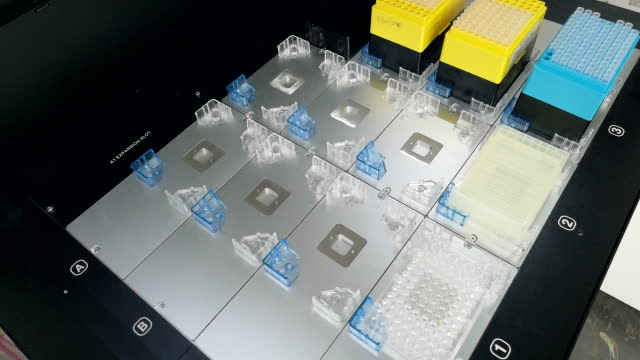
#> input picture frames/01-22-28-15.jpg, 640 x 360 px
$ python -i detector.py   (imports and definitions only)
#> lines starting #> are read from the running program, lines starting #| are printed output that depends on the picture; after the words box and inside, x2 and y2 are one past the last pixel; in counts of white or black regions, pixels touching at a corner belong together
#> further down, picture is the input picture: shape (360, 640, 3); mean B, G, R 104.3, 109, 101.9
"""Real-time pipette tip counter for Opentrons tip racks seen by a fixed deck camera.

Pure OpenCV + NumPy, no neural network, a few milliseconds per 640x360 frame.

What the camera sees (measured on the frames in this folder, OpenCV HSV, H in 0..180):
    yellow 200uL rack   frame/lattice  H~26  S 190-255  V 230-255
                        empty well     H~24  S 230-255  V 190-220   (saturated rim, pale-lit bottom up close)
                        tip collar     H~22  S  60-130  V 170-230   (pale cream)
    blue 1000uL rack    frame/lattice  H~99  S 200-255  V 160-200
                        empty well     H~98  S 220-255  V  60-140
                        tip collar     H~100 S  10-130  V 120-230   (pale blue, dark bore in the middle)

The discriminating feature is *saturation*: a tip collar is pale, the frame and the well rims
are saturated.

Pipeline per frame
------------------
1. Hue-gated loose mask -> rack blobs (frame + walls + tips) = search ROIs.
2. Inside each ROI classify pixels: pale (tip collar) and saturated-dim small blobs (empty
   wells).  Their union, closed across the thin lattice and cut along the bright frame
   border, proposes the 96-well face.  The proposal is only approximate.
3. Snap the proposal to the lattice: the 4 corners are refined by coordinate descent on a
   score that rewards *cell boundaries being more saturated than cell centres* in the
   rectified 12x8 grid.  This holds for empty wells (lattice vs rim/bottom), yellow tips
   (lattice vs collar) and blue tips (seams vs collar), and it flips sign when the grid is
   off by half a cell, so the maximum is sharp.  A bare rack wall has no lattice and scores
   low, which rejects it.
4. Each cell is a tip if its centre window is mostly pale and shows no well rim.
5. Skin-tone blobs next to a rack flag it as occluded so the caller can hold the last good
   count.
"""
from __future__ import annotations

import time
from dataclasses import dataclass, field

import cv2
import numpy as np

COLS, ROWS = 12, 8
CELL = 8
WARP_W, WARP_H = COLS * CELL, ROWS * CELL
DST = np.array([[0, 0], [WARP_W, 0], [WARP_W, WARP_H], [0, WARP_H]], np.float32)

RACK_COLOURS = {
    "yellow": dict(h=(14, 40), pale_s=150, pale_v=140, hole_s=190, hole_v_ratio=0.90, hole_v_min=120),
    "blue":   dict(h=(86, 112), pale_s=140, pale_v=110, hole_s=190, hole_v_ratio=0.80, hole_v_min=40),
}
SKIN = dict(h=(0, 17), s=(60, 170), v=(110, 255))
SKIN_MIN_BLOB = 1200

MIN_BLOB_AREA = 1200
MIN_FACE_AREA = 500
MIN_LATTICE_SCORE = 18.0      # saturation units; walls and deck score < 10, faces 30-90
K3 = cv2.getStructuringElement(cv2.MORPH_RECT, (3, 3))
K5 = cv2.getStructuringElement(cv2.MORPH_ELLIPSE, (5, 5))
K7 = cv2.getStructuringElement(cv2.MORPH_ELLIPSE, (7, 7))

_yy, _xx = np.mgrid[0:WARP_H, 0:WARP_W]
BOUNDARY = ((_xx % CELL) == 0) | ((_yy % CELL) == 0)
CENTRE = np.isin(_xx % CELL, (3, 4)) & np.isin(_yy % CELL, (3, 4))

DEBUG = False


@dataclass
class RackResult:
    colour: str
    corners: np.ndarray          # 4x2 float32 image coords, cyclic from the top-left, long edge first
    count: int                   # tips present
    grid: np.ndarray             # 8x12 bool, True = tip
    cell_score: np.ndarray       # 8x12 pale fraction minus rim fraction
    occluded: bool
    truncated: bool              # face touches the image edge; count is a lower bound
    lattice_score: float         # alignment quality (higher is better)
    confidence: float            # 0..1 margin between weakest tip cell and strongest empty cell


@dataclass
class FrameResult:
    racks: list[RackResult] = field(default_factory=list)
    ms: float = 0.0


def _inrange(hsv, h, s, v):
    return cv2.inRange(hsv, (h[0], s[0], v[0]), (h[1], s[1], v[1]))


def _order(pts):
    """Cyclic (clockwise on screen) order starting at the top-most, then left-most corner."""
    pts = pts.reshape(-1, 2).astype(np.float32)
    c = pts.mean(0)
    ang = np.arctan2(pts[:, 1] - c[1], pts[:, 0] - c[0])
    pts = pts[np.argsort(ang)]
    start = np.lexsort((pts[:, 0], pts[:, 1]))[0]
    return np.roll(pts, -start, axis=0)


def _quad(contour):
    hull = cv2.convexHull(contour)
    peri = cv2.arcLength(hull, True)
    for eps in (0.02, 0.035, 0.05, 0.07, 0.09):
        approx = cv2.approxPolyDP(hull, eps * peri, True)
        if len(approx) == 4:
            return _order(approx)
    return _order(cv2.boxPoints(cv2.minAreaRect(hull)))


def _landscape(q):
    top = np.linalg.norm(q[1] - q[0]) + np.linalg.norm(q[2] - q[3])
    side = np.linalg.norm(q[3] - q[0]) + np.linalg.norm(q[2] - q[1])
    return q if top >= side else np.array([q[3], q[0], q[1], q[2]], np.float32)


def lattice_score(sat_img: np.ndarray, q: np.ndarray) -> float:
    M = cv2.getPerspectiveTransform(q, DST)
    w = cv2.warpPerspective(sat_img, M, (WARP_W, WARP_H), flags=cv2.INTER_LINEAR)
    return float(w[BOUNDARY].mean() - w[CENTRE].mean())


def refine_quad(sat_img: np.ndarray, q: np.ndarray, steps=(4, 2, 1), max_pass=6) -> tuple[np.ndarray, float]:
    """Coordinate descent on the 8 corner coordinates to maximise the lattice score."""
    q = q.copy()
    best = lattice_score(sat_img, q)
    for step in steps:
        for _ in range(max_pass):
            improved = False
            for i in range(4):
                for j in range(2):
                    for d in (step, -step):
                        q2 = q.copy(); q2[i, j] += d
                        sc = lattice_score(sat_img, q2)
                        if sc > best + 1e-3:
                            best, q, improved = sc, q2, True
            if not improved:
                break
    return q, best


def detect(bgr: np.ndarray) -> FrameResult:
    t0 = time.perf_counter()
    H, W = bgr.shape[:2]
#> H = 360; W = 640
    hsv = cv2.cvtColor(bgr, cv2.COLOR_BGR2HSV)
#> hsv: shape (360, 640, 3); mean H, S, V 79, 90.5, 112.9
    S_full = hsv[:, :, 1]
    out = FrameResult()

    skin = cv2.morphologyEx(_inrange(hsv, SKIN["h"], SKIN["s"], SKIN["v"]), cv2.MORPH_OPEN, K3)
#> in _inrange, `return cv2.inRange(hsv, (h[0], s[0], v[0]), (h[1], s[1], v[1]))`:
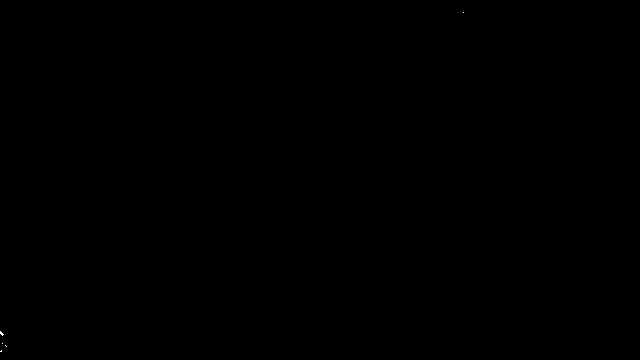
#> returned value: shape (360, 640); 0.01% white in thin lines or dots, all inside (x1, y1, x2, y2) = (0, 12, 464, 352)
#> skin: shape (360, 640); every value is 0
    ns, _, sst, _ = cv2.connectedComponentsWithStats(skin, connectivity=8)
#> ns = 1; sst = [[0, 0, 640, 360, 230400]]
    skin_boxes = [sst[i] for i in range(1, ns) if sst[i, cv2.CC_STAT_AREA] >= SKIN_MIN_BLOB]
#> skin_boxes = []

    for colour, spec in RACK_COLOURS.items():
        loose = cv2.morphologyEx(_inrange(hsv, spec["h"], (60, 255), (60, 255)), cv2.MORPH_CLOSE, K7)
        nb, blab, bst, _ = cv2.connectedComponentsWithStats(loose, connectivity=8)
        for b in range(1, nb):
            if bst[b, cv2.CC_STAT_AREA] < MIN_BLOB_AREA:
                continue
            bx, by, bw, bh = (int(bst[b, k]) for k in (0, 1, 2, 3))
            pad = 6
            x0, y0 = max(0, bx - pad), max(0, by - pad)
            x1, y1 = min(W, bx + bw + pad), min(H, by + bh + pad)
            roi = hsv[y0:y1, x0:x1]
            s = roi[:, :, 1]; v = roi[:, :, 2]
            hue_ok = cv2.inRange(roi[:, :, 0], spec["h"][0], spec["h"][1]) > 0
            blob = blab[y0:y1, x0:x1] == b
            hull_m = np.zeros(blob.shape, np.uint8)
            cs, _ = cv2.findContours(blob.astype(np.uint8), cv2.RETR_EXTERNAL, cv2.CHAIN_APPROX_SIMPLE)
            cv2.fillConvexPoly(hull_m, cv2.convexHull(max(cs, key=cv2.contourArea)), 255)
            inside = cv2.dilate(hull_m, K3) > 0

            sat = inside & hue_ok & (s >= spec["hole_s"])
            if sat.sum() < 50:
                continue
            lattice_v = float(np.percentile(v[sat], 95))
            pale = inside & hue_ok & (s >= 45) & (s < spec["pale_s"]) & (v > spec["pale_v"])
            hole_px = sat & (v < spec["hole_v_ratio"] * lattice_v) & (v >= spec["hole_v_min"])

            px_per_mm = float(np.clip(bw / 128.0, 0.7, 1.3))
            hole_area = np.pi / 4 * (7.0 * px_per_mm) ** 2
            nh, hlab, hst, _ = cv2.connectedComponentsWithStats(hole_px.astype(np.uint8), connectivity=4)
            keep = np.zeros(nh, bool)
            for j in range(1, nh):
                a = hst[j, cv2.CC_STAT_AREA]
                keep[j] = 0.12 * hole_area <= a <= 3.0 * hole_area
            holes = keep[hlab]

            content = ((pale | holes).astype(np.uint8)) * 255
            content = cv2.morphologyEx(content, cv2.MORPH_CLOSE, K5)
            frame_bright = (sat & (v >= 0.85 * lattice_v)).astype(np.uint8) * 255
            frame_bright = cv2.erode(cv2.morphologyEx(frame_bright, cv2.MORPH_CLOSE, K3), K3)
            content = cv2.bitwise_and(content, cv2.bitwise_not(frame_bright))
            content = cv2.morphologyEx(content, cv2.MORPH_OPEN, K3)

            nc, clab, cst, _ = cv2.connectedComponentsWithStats(content, connectivity=8)
            for c in range(1, nc):
                area = int(cst[c, cv2.CC_STAT_AREA])
                if area < MIN_FACE_AREA:
                    continue
                comp = (clab == c).astype(np.uint8)
                ccs, _ = cv2.findContours(comp, cv2.RETR_EXTERNAL, cv2.CHAIN_APPROX_SIMPLE)
                q = _landscape(_quad(max(ccs, key=cv2.contourArea)))
                long_e = (np.linalg.norm(q[1] - q[0]) + np.linalg.norm(q[2] - q[3])) / 2
                short_e = (np.linalg.norm(q[3] - q[0]) + np.linalg.norm(q[2] - q[1])) / 2
                if short_e < 10 or not (1.05 <= long_e / short_e <= 3.5):
                    if DEBUG: print(f"  reject {colour} area={area} aspect={long_e/max(short_e,1e-3):.2f} short={short_e:.1f}")
                    continue
                qa = cv2.contourArea(q)
                if qa <= 0 or area / qa < 0.55:
                    if DEBUG: print(f"  reject {colour} area={area} fill={area/max(qa,1):.2f}")
                    continue

                q_img = q + np.array([x0, y0], np.float32)
                q_img, lsc = refine_quad(S_full, q_img)
                if lsc < MIN_LATTICE_SCORE:
                    if DEBUG: print(f"  reject {colour} area={area} lattice={lsc:.1f}")
                    continue

                M = cv2.getPerspectiveTransform(q_img, DST)
                roi_full = np.zeros((H, W), np.uint8)
                pale_full = np.zeros((H, W), np.uint8); pale_full[y0:y1, x0:x1] = pale
                hole_full = np.zeros((H, W), np.uint8); hole_full[y0:y1, x0:x1] = hole_px
                pale_w = cv2.warpPerspective(pale_full, M, (WARP_W, WARP_H), flags=cv2.INTER_NEAREST)
                hole_w = cv2.warpPerspective(hole_full, M, (WARP_W, WARP_H), flags=cv2.INTER_NEAREST)
                pf = pale_w.reshape(ROWS, CELL, COLS, CELL)[:, 1:7, :, 1:7].mean(axis=(1, 3))
                hf = hole_w.reshape(ROWS, CELL, COLS, CELL)[:, 1:7, :, 1:7].mean(axis=(1, 3))
                cells = pf - hf
                grid = cells >= 0.45
                tips, empt = cells[grid], cells[~grid]
                conf = float(np.clip((tips.min() - empt.max()) / 0.4, 0, 1)) if len(tips) and len(empt) else 1.0

                truncated = bool(q_img[:, 0].min() <= 1 or q_img[:, 1].min() <= 1 or
                                 q_img[:, 0].max() >= W - 2 or q_img[:, 1].max() >= H - 2)
                qx0, qy0 = q_img.min(0); qx1, qy1 = q_img.max(0)
                occluded = any(sx < qx1 + 15 and sx + sw > qx0 - 15 and sy < qy1 + 15 and sy + sh > qy0 - 15
                               for sx, sy, sw, sh, _a in skin_boxes)
                out.racks.append(RackResult(colour, q_img, int(grid.sum()), grid, cells, occluded,
                                            truncated, lsc, conf))
#> this loop made 2 passes
#> nb on passes 1 to 2: 10, 19
#> pass 1, in detect, `nb, blab, bst, _ = cv2.connectedComponentsWithStats(loose, connectivit..`:
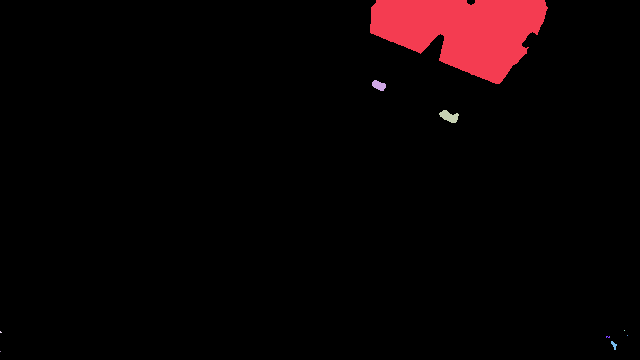
#> blab: shape (360, 640) int32; 10 distinct labels, from 0 to 9; one colour per label, 0 black
#> pass 1, in lattice_score (call 2), `w = cv2.warpPerspective(sat_img, M, (WARP_W, WARP_H), flags=cv2.INTER_..`:
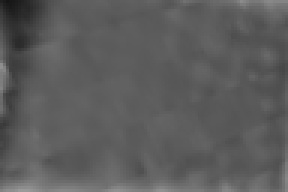
#> w: shape (64, 96) (shown 3 times larger); min 22, max 153, mean 92.2
#> after the loop:
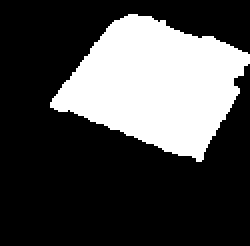
#> comp: shape (123, 125) (shown 2 times larger); values 0 (black) and 1 (white), 28.8% white; 1 white region, box (x1, y1, x2, y2) and area: (25, 7, 125, 81) 4432
#> after the loop:
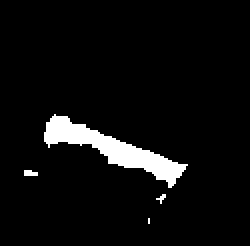
#> frame_bright: shape (123, 125) (shown 2 times larger); 5.2% white; 4 white regions (3 under 20 px), largest, box (x1, y1, x2, y2) and area: (22, 57, 94, 94) 774
#> after the loop:
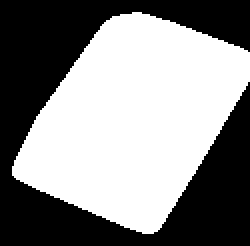
#> hull_m: shape (123, 125) (shown 2 times larger); 53.6% white; 1 black region, box (x1, y1, x2, y2) and area: (0, 0, 125, 123) 7139
#> after the loop:
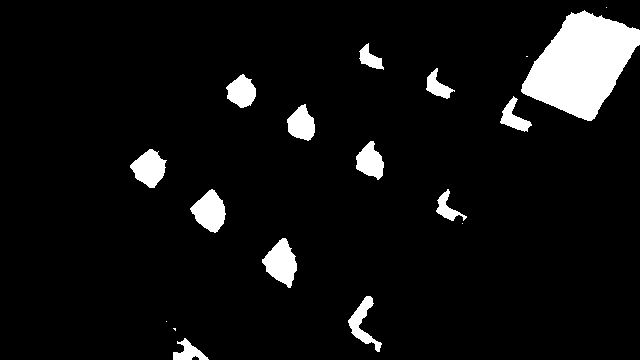
#> loose: shape (360, 640); 6.7% white; 18 white regions (5 under 20 px), largest, box (x1, y1, x2, y2) and area: (521, 10, 640, 121) 7851, (262, 238, 297, 288) 1044, (190, 189, 226, 233) 980
#> after the loop, out.racks = []
    out.racks = _dedupe(out.racks)
    out.ms = (time.perf_counter() - t0) * 1000
    return out


def _dedupe(racks: list[RackResult]) -> list[RackResult]:
    """Two proposals that snapped to the same face: keep the better-aligned one."""
    kept: list[RackResult] = []
#> kept = []
    for r in sorted(racks, key=lambda r: -r.lattice_score):
        c = r.corners.mean(0)
        if all(np.linalg.norm(c - k.corners.mean(0)) > 20 for k in kept):
            kept.append(r)
#> this loop made 0 passes
    return kept


def draw(bgr: np.ndarray, res: FrameResult) -> np.ndarray:
    vis = bgr.copy()
    for r in res.racks:
        col = (0, 0, 255) if r.occluded else (0, 255, 0)
        cv2.polylines(vis, [r.corners.astype(np.int32)], True, col, 1)
        x, y = r.corners[0].astype(int)
        cv2.putText(vis, f"{r.colour[0].upper()} {r.count}{'+' if r.truncated else ''}",
                    (int(x), max(10, int(y) - 3)), cv2.FONT_HERSHEY_SIMPLEX, 0.4, col, 1, cv2.LINE_AA)
    cv2.putText(vis, f"{res.ms:.1f} ms", (5, bgr.shape[0] - 8), cv2.FONT_HERSHEY_SIMPLEX, 0.5,
                (255, 255, 255), 1, cv2.LINE_AA)
    return vis


def grid_image(r: RackResult, scale: int = 10) -> np.ndarray:
    img = np.zeros((ROWS * scale, COLS * scale, 3), np.uint8)
    for rr in range(ROWS):
        for cc in range(COLS):
            v = int(np.clip(r.cell_score[rr, cc] * 255, 0, 255))
            colour = (0, 200, 0) if r.grid[rr, cc] else (0, 0, 180)
            cv2.rectangle(img, (cc * scale, rr * scale), ((cc + 1) * scale - 1, (rr + 1) * scale - 1), colour, -1)
            cv2.rectangle(img, (cc * scale + 3, rr * scale + 3), ((cc + 1) * scale - 4, (rr + 1) * scale - 4), (v, v, v), -1)
    return img

>>> import cv2
>>> picture = cv2.imread('../frames/01-22-28-15.jpg')
>>> result = detect(picture)

$ run again, on frames/01-22-30-05.jpg
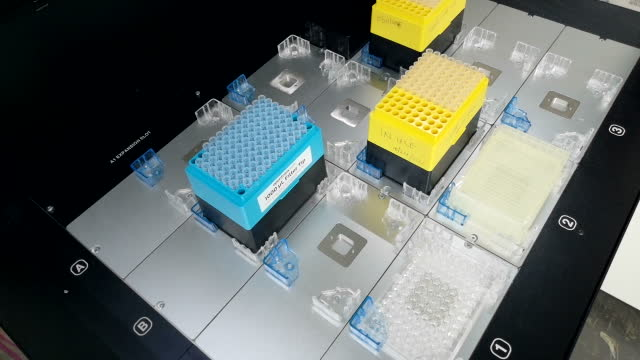
#> input picture frames/01-22-30-05.jpg, 640 x 360 px
#> picture is the input picture: shape (360, 640, 3); mean B, G, R 101.7, 107.3, 100.3
#> hsv: shape (360, 640, 3); mean H, S, V 80.6, 100.7, 112.2
#> skin: shape (360, 640); every value is 0
#> ns = 1; sst = [[0, 0, 640, 360, 230400]]
#> skin_boxes = []
#> the loop in detect, `for colour, spec in RACK_COLOURS.items():` made 2 passes
#> nb on pass 1: 13
#> after the loop in detect, `for colour, spec in RACK_COLOURS.items():`:
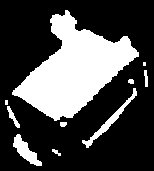
#> content: shape (171, 154); 28.9% white; 10 white regions (2 under 20 px), largest, box (x1, y1, x2, y2) and area: (12, 10, 139, 121) 6568, (82, 88, 137, 148) 401, (13, 134, 42, 166) 376
#> after the loop in detect, `for colour, spec in RACK_COLOURS.items():`:
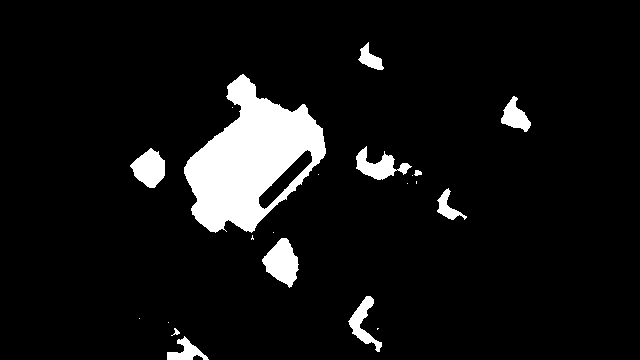
#> loose: shape (360, 640); 7.5% white; 21 white regions (10 under 20 px), largest, box (x1, y1, x2, y2) and area: (184, 74, 326, 233) 11961, (262, 238, 299, 288) 1116, (130, 148, 165, 188) 912
